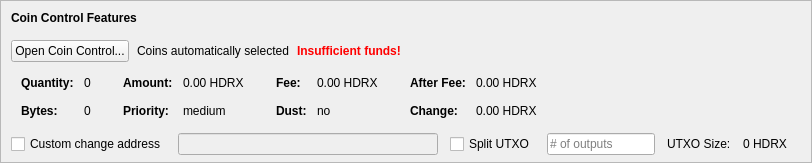
    <widget class="QFrame" name="frameCoinControl">
     <property name="sizePolicy">
      <sizepolicy hsizetype="Expanding" vsizetype="Expanding">
       <horstretch>0</horstretch>
       <verstretch>0</verstretch>
      </sizepolicy>
     </property>
     <property name="maximumSize">
      <size>
       <width>16777215</width>
       <height>16777215</height>
      </size>
     </property>
     <property name="frameShape">
      <enum>QFrame::StyledPanel</enum>
     </property>
     <property name="frameShadow">
      <enum>QFrame::Sunken</enum>
     </property>
     <layout class="QVBoxLayout" name="verticalLayoutCoinControl2">
      <property name="spacing">
       <number>0</number>
      </property>
      <property name="leftMargin">
       <number>0</number>
      </property>
      <property name="topMargin">
       <number>0</number>
      </property>
      <property name="rightMargin">
       <number>0</number>
      </property>
      <property name="bottomMargin">
       <number>6</number>
      </property>
      <item>
       <layout class="QVBoxLayout" name="verticalLayoutCoinControl" stretch="0,0,0,0,1">
        <property name="spacing">
         <number>0</number>
        </property>
        <property name="leftMargin">
         <number>10</number>
        </property>
        <property name="topMargin">
         <number>10</number>
        </property>
        <item>
         <layout class="QHBoxLayout" name="horizontalLayoutCoinControl1">
          <property name="bottomMargin">
           <number>15</number>
          </property>
          <item>
           <widget class="QLabel" name="labelCoinControlFeatures">
            <property name="sizePolicy">
             <sizepolicy hsizetype="Preferred" vsizetype="Maximum">
              <horstretch>0</horstretch>
              <verstretch>0</verstretch>
             </sizepolicy>
            </property>
            <property name="font">
             <font>
              <weight>75</weight>
              <bold>true</bold>
             </font>
            </property>
            <property name="styleSheet">
             <string notr="true">font-weight:bold;</string>
            </property>
            <property name="text">
             <string>Coin Control Features</string>
            </property>
           </widget>
          </item>
         </layout>
        </item>
        <item>
         <layout class="QHBoxLayout" name="horizontalLayoutCoinControl2" stretch="0,0,0,0">
          <property name="spacing">
           <number>8</number>
          </property>
          <property name="bottomMargin">
           <number>10</number>
          </property>
          <item>
           <widget class="QPushButton" name="pushButtonCoinControl">
            <property name="styleSheet">
             <string notr="true"/>
            </property>
            <property name="text">
             <string>Open Coin Control...</string>
            </property>
            <property name="autoDefault">
             <bool>false</bool>
            </property>
           </widget>
          </item>
          <item>
           <widget class="QLabel" name="labelCoinControlAutomaticallySelected">
            <property name="text">
             <string>Coins automatically selected</string>
            </property>
            <property name="margin">
             <number>5</number>
            </property>
           </widget>
          </item>
          <item>
           <widget class="QLabel" name="labelCoinControlInsuffFunds">
            <property name="font">
             <font>
              <weight>75</weight>
              <bold>true</bold>
             </font>
            </property>
            <property name="styleSheet">
             <string notr="true">color:red;font-weight:bold;</string>
            </property>
            <property name="text">
             <string>Insufficient funds!</string>
            </property>
            <property name="margin">
             <number>5</number>
            </property>
           </widget>
          </item>
          <item>
           <spacer name="horizontalSpacerCoinControl">
            <property name="orientation">
             <enum>Qt::Horizontal</enum>
            </property>
            <property name="sizeHint" stdset="0">
             <size>
              <width>40</width>
              <height>1</height>
             </size>
            </property>
           </spacer>
          </item>
         </layout>
        </item>
        <item>
         <widget class="QWidget" name="widgetCoinControl" native="true">
          <property name="sizePolicy">
           <sizepolicy hsizetype="Preferred" vsizetype="Preferred">
            <horstretch>0</horstretch>
            <verstretch>0</verstretch>
           </sizepolicy>
          </property>
          <property name="minimumSize">
           <size>
            <width>0</width>
            <height>0</height>
           </size>
          </property>
          <property name="styleSheet">
           <string notr="true"/>
          </property>
          <layout class="QHBoxLayout" name="horizontalLayoutCoinControl5">
           <property name="leftMargin">
            <number>0</number>
           </property>
           <property name="topMargin">
            <number>0</number>
           </property>
           <property name="rightMargin">
            <number>0</number>
           </property>
           <property name="bottomMargin">
            <number>0</number>
           </property>
           <item>
            <layout class="QHBoxLayout" name="horizontalLayoutCoinControl3" stretch="0,0,0,1">
             <property name="spacing">
              <number>20</number>
             </property>
             <property name="topMargin">
              <number>0</number>
             </property>
             <property name="bottomMargin">
              <number>10</number>
             </property>
             <item>
              <layout class="QFormLayout" name="formLayoutCoinControl1">
               <property name="horizontalSpacing">
                <number>10</number>
               </property>
               <property name="verticalSpacing">
                <number>14</number>
               </property>
               <property name="leftMargin">
                <number>10</number>
               </property>
               <property name="topMargin">
                <number>4</number>
               </property>
               <property name="rightMargin">
                <number>6</number>
               </property>
               <item row="0" column="0">
                <widget class="QLabel" name="labelCoinControlQuantityText">
                 <property name="font">
                  <font>
                   <weight>75</weight>
                   <bold>true</bold>
                  </font>
                 </property>
                 <property name="text">
                  <string>Quantity:</string>
                 </property>
                 <property name="margin">
                  <number>0</number>
                 </property>
                </widget>
               </item>
               <item row="0" column="1">
                <widget class="QLabel" name="labelCoinControlQuantity">
                 <property name="cursor">
                  <cursorShape>IBeamCursor</cursorShape>
                 </property>
                 <property name="contextMenuPolicy">
                  <enum>Qt::ActionsContextMenu</enum>
                 </property>
                 <property name="text">
                  <string notr="true">0</string>
                 </property>
                 <property name="margin">
                  <number>0</number>
                 </property>
                 <property name="textInteractionFlags">
                  <set>Qt::LinksAccessibleByMouse|Qt::TextSelectableByKeyboard|Qt::TextSelectableByMouse</set>
                 </property>
                </widget>
               </item>
               <item row="1" column="0">
                <widget class="QLabel" name="labelCoinControlBytesText">
                 <property name="font">
                  <font>
                   <weight>75</weight>
                   <bold>true</bold>
                  </font>
                 </property>
                 <property name="text">
                  <string>Bytes:</string>
                 </property>
                </widget>
               </item>
               <item row="1" column="1">
                <widget class="QLabel" name="labelCoinControlBytes">
                 <property name="cursor">
                  <cursorShape>IBeamCursor</cursorShape>
                 </property>
                 <property name="contextMenuPolicy">
                  <enum>Qt::ActionsContextMenu</enum>
                 </property>
                 <property name="text">
                  <string notr="true">0</string>
                 </property>
                 <property name="textInteractionFlags">
                  <set>Qt::LinksAccessibleByMouse|Qt::TextSelectableByKeyboard|Qt::TextSelectableByMouse</set>
                 </property>
                </widget>
               </item>
              </layout>
             </item>
             <item>
              <layout class="QFormLayout" name="formLayoutCoinControl2">
               <property name="horizontalSpacing">
                <number>10</number>
               </property>
               <property name="verticalSpacing">
                <number>14</number>
               </property>
               <property name="leftMargin">
                <number>6</number>
               </property>
               <property name="topMargin">
                <number>4</number>
               </property>
               <property name="rightMargin">
                <number>6</number>
               </property>
               <item row="0" column="0">
                <widget class="QLabel" name="labelCoinControlAmountText">
                 <property name="font">
                  <font>
                   <weight>75</weight>
                   <bold>true</bold>
                  </font>
                 </property>
                 <property name="text">
                  <string>Amount:</string>
                 </property>
                 <property name="margin">
                  <number>0</number>
                 </property>
                </widget>
               </item>
               <item row="0" column="1">
                <widget class="QLabel" name="labelCoinControlAmount">
                 <property name="cursor">
                  <cursorShape>IBeamCursor</cursorShape>
                 </property>
                 <property name="contextMenuPolicy">
                  <enum>Qt::ActionsContextMenu</enum>
                 </property>
                 <property name="text">
                  <string notr="true">0.00 HDRX</string>
                 </property>
                 <property name="textInteractionFlags">
                  <set>Qt::LinksAccessibleByMouse|Qt::TextSelectableByKeyboard|Qt::TextSelectableByMouse</set>
                 </property>
                </widget>
               </item>
               <item row="1" column="0">
                <widget class="QLabel" name="labelCoinControlPriorityText">
                 <property name="font">
                  <font>
                   <weight>75</weight>
                   <bold>true</bold>
                  </font>
                 </property>
                 <property name="text">
                  <string>Priority:</string>
                 </property>
                </widget>
               </item>
               <item row="1" column="1">
                <widget class="QLabel" name="labelCoinControlPriority">
                 <property name="cursor">
                  <cursorShape>IBeamCursor</cursorShape>
                 </property>
                 <property name="contextMenuPolicy">
                  <enum>Qt::ActionsContextMenu</enum>
                 </property>
                 <property name="text">
                  <string>medium</string>
                 </property>
                 <property name="textInteractionFlags">
                  <set>Qt::LinksAccessibleByMouse|Qt::TextSelectableByKeyboard|Qt::TextSelectableByMouse</set>
                 </property>
                </widget>
               </item>
              </layout>
             </item>
             <item>
              <layout class="QFormLayout" name="formLayoutCoinControl3">
               <property name="horizontalSpacing">
                <number>10</number>
               </property>
               <property name="verticalSpacing">
                <number>14</number>
               </property>
               <property name="leftMargin">
                <number>6</number>
               </property>
               <property name="topMargin">
                <number>4</number>
               </property>
               <property name="rightMargin">
                <number>6</number>
               </property>
               <item row="0" column="0">
                <widget class="QLabel" name="labelCoinControlFeeText">
                 <property name="font">
                  <font>
                   <weight>75</weight>
                   <bold>true</bold>
                  </font>
                 </property>
                 <property name="text">
                  <string>Fee:</string>
                 </property>
                 <property name="margin">
                  <number>0</number>
                 </property>
                </widget>
               </item>
               <item row="0" column="1">
                <widget class="QLabel" name="labelCoinControlFee">
                 <property name="cursor">
                  <cursorShape>IBeamCursor</cursorShape>
                 </property>
                 <property name="contextMenuPolicy">
                  <enum>Qt::ActionsContextMenu</enum>
                 </property>
                 <property name="text">
                  <string notr="true">0.00 HDRX</string>
                 </property>
                 <property name="textInteractionFlags">
                  <set>Qt::LinksAccessibleByMouse|Qt::TextSelectableByKeyboard|Qt::TextSelectableByMouse</set>
                 </property>
                </widget>
               </item>
               <item row="1" column="0">
                <widget class="QLabel" name="labelCoinControlLowOutputText">
                 <property name="font">
                  <font>
                   <weight>75</weight>
                   <bold>true</bold>
                  </font>
                 </property>
                 <property name="text">
                  <string>Dust:</string>
                 </property>
                </widget>
               </item>
               <item row="1" column="1">
                <widget class="QLabel" name="labelCoinControlLowOutput">
                 <property name="cursor">
                  <cursorShape>IBeamCursor</cursorShape>
                 </property>
                 <property name="contextMenuPolicy">
                  <enum>Qt::ActionsContextMenu</enum>
                 </property>
                 <property name="text">
                  <string>no</string>
                 </property>
                 <property name="textInteractionFlags">
                  <set>Qt::LinksAccessibleByMouse|Qt::TextSelectableByKeyboard|Qt::TextSelectableByMouse</set>
                 </property>
                </widget>
               </item>
              </layout>
             </item>
             <item>
              <layout class="QFormLayout" name="formLayoutCoinControl4">
               <property name="horizontalSpacing">
                <number>10</number>
               </property>
               <property name="verticalSpacing">
                <number>14</number>
               </property>
               <property name="leftMargin">
                <number>6</number>
               </property>
               <property name="topMargin">
                <number>4</number>
               </property>
               <property name="rightMargin">
                <number>6</number>
               </property>
               <item row="0" column="0">
                <widget class="QLabel" name="labelCoinControlAfterFeeText">
                 <property name="font">
                  <font>
                   <weight>75</weight>
                   <bold>true</bold>
                  </font>
                 </property>
                 <property name="text">
                  <string>After Fee:</string>
                 </property>
                 <property name="margin">
                  <number>0</number>
                 </property>
                </widget>
               </item>
               <item row="0" column="1">
                <widget class="QLabel" name="labelCoinControlAfterFee">
                 <property name="cursor">
                  <cursorShape>IBeamCursor</cursorShape>
                 </property>
                 <property name="contextMenuPolicy">
                  <enum>Qt::ActionsContextMenu</enum>
                 </property>
                 <property name="text">
                  <string notr="true">0.00 HDRX</string>
                 </property>
                 <property name="textInteractionFlags">
                  <set>Qt::LinksAccessibleByMouse|Qt::TextSelectableByKeyboard|Qt::TextSelectableByMouse</set>
                 </property>
                </widget>
               </item>
               <item row="1" column="0">
                <widget class="QLabel" name="labelCoinControlChangeText">
                 <property name="font">
                  <font>
                   <weight>75</weight>
                   <bold>true</bold>
                  </font>
                 </property>
                 <property name="text">
                  <string>Change:</string>
                 </property>
                </widget>
               </item>
               <item row="1" column="1">
                <widget class="QLabel" name="labelCoinControlChange">
                 <property name="cursor">
                  <cursorShape>IBeamCursor</cursorShape>
                 </property>
                 <property name="contextMenuPolicy">
                  <enum>Qt::ActionsContextMenu</enum>
                 </property>
                 <property name="text">
                  <string notr="true">0.00 HDRX</string>
                 </property>
                 <property name="textInteractionFlags">
                  <set>Qt::LinksAccessibleByMouse|Qt::TextSelectableByKeyboard|Qt::TextSelectableByMouse</set>
                 </property>
                </widget>
               </item>
              </layout>
             </item>
            </layout>
           </item>
          </layout>
         </widget>
        </item>
        <item>
         <layout class="QHBoxLayout" name="horizontalLayoutCoinControl4" stretch="0,0,0,0,0,0,0">
          <property name="spacing">
           <number>12</number>
          </property>
          <property name="sizeConstraint">
           <enum>QLayout::SetDefaultConstraint</enum>
          </property>
          <property name="topMargin">
           <number>5</number>
          </property>
          <property name="rightMargin">
           <number>5</number>
          </property>
          <item>
           <widget class="QCheckBox" name="checkBoxCoinControlChange">
            <property name="toolTip">
             <string>If this is activated, but the change address is empty or invalid, change will be sent to a newly generated address.</string>
            </property>
            <property name="text">
             <string>Custom change address</string>
            </property>
           </widget>
          </item>
          <item>
           <widget class="QValidatedLineEdit" name="lineEditCoinControlChange">
            <property name="enabled">
             <bool>false</bool>
            </property>
            <property name="sizePolicy">
             <sizepolicy hsizetype="Expanding" vsizetype="Fixed">
              <horstretch>0</horstretch>
              <verstretch>0</verstretch>
             </sizepolicy>
            </property>
           </widget>
          </item>
          <item>
           <widget class="QCheckBox" name="splitBlockCheckBox">
            <property name="text">
             <string>Split UTXO</string>
            </property>
           </widget>
          </item>
          <item>
           <widget class="QLineEdit" name="splitBlockLineEdit">
            <property name="sizePolicy">
             <sizepolicy hsizetype="Fixed" vsizetype="Fixed">
              <horstretch>50</horstretch>
              <verstretch>0</verstretch>
             </sizepolicy>
            </property>
            <property name="placeholderText">
             <string># of outputs</string>
            </property>
           </widget>
          </item>
          <item>
           <widget class="QLabel" name="labelBlockSizeText">
            <property name="text">
             <string>UTXO Size:</string>
            </property>
           </widget>
          </item>
          <item>
           <widget class="QLabel" name="labelBlockSize">
            <property name="text">
             <string>0 HDRX</string>
            </property>
           </widget>
          </item>
          <item>
           <widget class="QLabel" name="labelCoinControlChangeLabel">
            <property name="sizePolicy">
             <sizepolicy hsizetype="Preferred" vsizetype="Expanding">
              <horstretch>0</horstretch>
              <verstretch>0</verstretch>
             </sizepolicy>
            </property>
            <property name="minimumSize">
             <size>
              <width>0</width>
              <height>0</height>
             </size>
            </property>
            <property name="text">
             <string/>
            </property>
            <property name="margin">
             <number>3</number>
            </property>
           </widget>
          </item>
         </layout>
        </item>
        <item>
         <spacer name="verticalSpacerCoinControl">
          <property name="orientation">
           <enum>Qt::Vertical</enum>
          </property>
          <property name="sizeHint" stdset="0">
           <size>
            <width>800</width>
            <height>1</height>
           </size>
          </property>
         </spacer>
        </item>
       </layout>
      </item>
     </layout>
    </widget>
